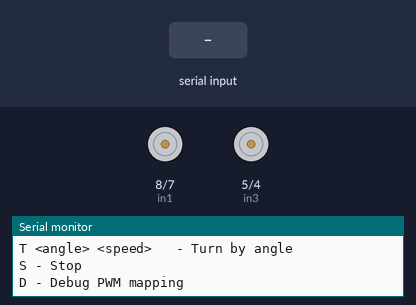
Simulated run of this sketch. Board: Arduino Uno, built with avr-gcc and run on an emulated ATmega328P. Shown: motor-driver pin pairs drawn as motors (green arrow = first pin HIGH = forward, orange = second pin HIGH = backward, longer = more drive, scaled by the enable pin), the last lines printed to the serial monitor. The inputs (shaded band) are chosen by the test bench.

Above: at 1.4 s.
1.5 s: "L 30 10\n" received over Serial
At 2.9 s:
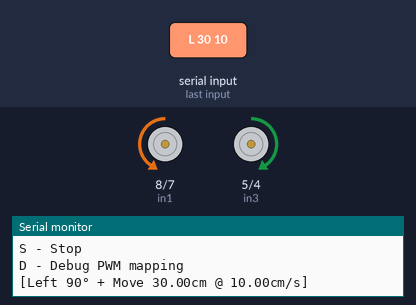
At 4.2 s:
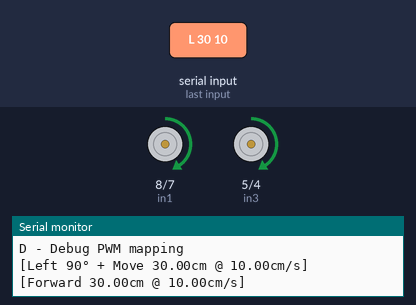
4.5 s: "R\n" received over Serial
7.5 s: "L90\n" received over Serial
10.5 s: "L,45\n" received over Serial
13.5 s: "R90\n" received over Serial
Timing chart, 0 to 16.5 s (numbered marks = the images above; inputs shaded):
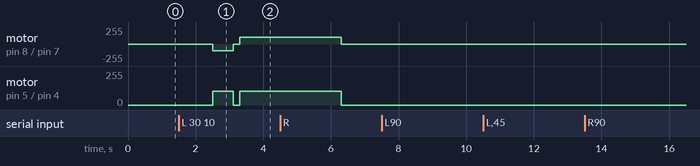

Measured:
- after the input at 1.5 s, motor on pin 8 (in1) / pin 7 (in2): stopped → backward 103/255 after 1.0 s, → stopped 0.60 s later, → forward 103/255 0.20 s later; motor on pin 5 (in3) / pin 4 (in4): stopped → forward 103/255 after 1.0 s, → stopped 0.60 s later, → forward 103/255 0.20 s later

The sketch:

tt-serial.ino
```cpp
// Motor A connections
int enA = 9;
int in1 = 8;
int in2 = 7;

// Motor B connections
int enB = 3;
int in3 = 5;
int in4 = 4;

// 电机参数（根据实测校准）
const float WHEEL_CIRCUMFERENCE = 23.2;    // 车轮周长=2πr=23.2cm
const int MAX_RPM = 110;                   // 标称转速
const float MAX_SPEED_CM_PER_SEC = 42.5;   // 理论最大速度=(110×23.2)/60≈42.5cm/s
const int MAX_PWM = 255;                   // PWM最大值

// 转向校准参数（需实测调整）
const float MS_PER_90_DEGREE = 600;        // 90°转向耗时(ms)

// 电机死区补偿参数（需实测调整）
const int MIN_START_PWM = 80;              // 实测能启动电机的最小PWM值

void setup() {
  // 设置所有电机控制引脚为输出
  pinMode(enA, OUTPUT);
  pinMode(enB, OUTPUT);
  pinMode(in1, OUTPUT);
  pinMode(in2, OUTPUT);
  pinMode(in3, OUTPUT);
  pinMode(in4, OUTPUT);

  // 初始化串口通信
  Serial.begin(9600);
  Serial.println("Robot Motor Controller Ready!");
  Serial.println("Available Commands:");
  Serial.println("F <distance> <speed> - Forward");
  Serial.println("B <distance> <speed> - Backward");
  Serial.println("L <distance> <speed> - Turn Left 90° then move");
  Serial.println("R <distance> <speed> - Turn Right 90° then move");
  Serial.println("T <angle> <speed>   - Turn by angle");
  Serial.println("S - Stop");
  Serial.println("D - Debug PWM mapping");
}

void loop() {
  if (Serial.available() > 0) {
    char command = Serial.read();
    float distance = 0;
    float speed = 0;
    int angle = 0;

    // 解析参数（如 "L 30 10" → 左转90°后前进30cm，速度10cm/s）
    if (Serial.peek() != '\n') {
      distance = Serial.parseFloat();
      speed = Serial.parseFloat();
      angle = Serial.parseInt();
    }
    Serial.read(); // 清除换行符

    // 执行命令
    switch (command) {
      case 'F': move(distance, speed, true); break;    // 前进
      case 'B': move(distance, speed, false); break;   // 后退
      case 'L': turnAndMove(false, distance, speed); break; // 左转90°后直行
      case 'R': turnAndMove(true, distance, speed); break;  // 右转90°后直行
      case 'T': turnByAngle(angle, speed); break;      // 角度转向
      case 'S': stop(); break;
      case 'D': debugPWMmap(); break;                 // PWM映射调试
      default: Serial.println("Invalid command!");
    }
  }
}

// ========== 核心运动函数 ==========

// 转向90°后直行的复合动作
void turnAndMove(bool isRight, float distance_cm, float speed_cm_per_sec) {
  Serial.print(isRight ? "[Right 90° + Move " : "[Left 90° + Move ");
  Serial.print(distance_cm);
  Serial.print("cm @ ");
  Serial.print(speed_cm_per_sec);
  Serial.println("cm/s]");

  pivotTurn90(isRight, speed_cm_per_sec);
  delay(200); // 转向后短暂停顿
  move(distance_cm, speed_cm_per_sec, true);
}

// 精确90°转向（原地旋转）
void pivotTurn90(bool isRight, float speed_cm_per_sec) {
  // 设置差速方向（两轮反向转动）
  digitalWrite(in1, isRight ? HIGH : LOW);
  digitalWrite(in2, isRight ? LOW : HIGH);
  digitalWrite(in3, isRight ? LOW : HIGH);
  digitalWrite(in4, isRight ? HIGH : LOW);

  // 设置速度（使用相同PWM值保证对称转向）
  int pwm = speedToPWM(speed_cm_per_sec);
  analogWrite(enA, pwm);
  analogWrite(enB, pwm);

  delay(MS_PER_90_DEGREE);
  stop();
}

// 通用移动函数（前进/后退）
void move(float distance_cm, float speed_cm_per_sec, bool isForward) {
  Serial.print(isForward ? "[Forward " : "[Backward ");
  Serial.print(distance_cm);
  Serial.print("cm @ ");
  Serial.print(speed_cm_per_sec);
  Serial.println("cm/s]");

  // 设置方向
  digitalWrite(in1, isForward ? HIGH : LOW);
  digitalWrite(in2, isForward ? LOW : HIGH);
  digitalWrite(in3, isForward ? HIGH : LOW);
  digitalWrite(in4, isForward ? LOW : HIGH);

  // 设置速度
  int pwm = speedToPWM(speed_cm_per_sec);
  analogWrite(enA, pwm);
  analogWrite(enB, pwm);

  // 计算运行时间（ms）
  unsigned long duration = distanceToTime(distance_cm, speed_cm_per_sec);
  delay(duration);
  stop();
}

// 角度转向（+angle顺时针，-angle逆时针）
void turnByAngle(int angle_deg, float speed_cm_per_sec) {
  Serial.print("[Turn ");
  Serial.print(angle_deg);
  Serial.print("° @ ");
  Serial.print(speed_cm_per_sec);
  Serial.println("cm/s]");

  // 计算转向时间（基于90°转向时间线性缩放）
  unsigned long duration = (abs(angle_deg) / 90.0) * MS_PER_90_DEGREE;

  // 设置差速方向
  bool isClockwise = (angle_deg > 0);
  digitalWrite(in1, isClockwise ? HIGH : LOW);
  digitalWrite(in2, isClockwise ? LOW : HIGH);
  digitalWrite(in3, isClockwise ? LOW : HIGH);
  digitalWrite(in4, isClockwise ? HIGH : LOW);

  // 设置速度
  int pwm = speedToPWM(speed_cm_per_sec);
  analogWrite(enA, pwm);
  analogWrite(enB, pwm);

  delay(duration);
  stop();
}

// ========== 工具函数 ==========

// 速度→PWM映射（优化死区处理）
int speedToPWM(float speed_cm_per_sec) {
  speed_cm_per_sec = constrain(speed_cm_per_sec, 0, MAX_SPEED_CM_PER_SEC);

  if (speed_cm_per_sec <= 0) return 0;

  // 新增低速特殊处理（如<5cm/s时固定输出最小有效PWM）
  const float VERY_LOW_SPEED = 5.0;
  if (speed_cm_per_sec < VERY_LOW_SPEED) {
    return MIN_START_PWM;
  }

  return map(speed_cm_per_sec, VERY_LOW_SPEED, MAX_SPEED_CM_PER_SEC,
             MIN_START_PWM, MAX_PWM);
}

// 距离→时间转换（cm→ms）
unsigned long distanceToTime(float distance_cm, float speed_cm_per_sec) {
  if (speed_cm_per_sec <= 0) return 0;
  return (unsigned long)((distance_cm / speed_cm_per_sec) * 1000);
}

// 紧急停止
void stop() {
  digitalWrite(in1, LOW);
  digitalWrite(in2, LOW);
  digitalWrite(in3, LOW);
  digitalWrite(in4, LOW);
  analogWrite(enA, 0);
  analogWrite(enB, 0);
}

// ========== 调试函数 ==========
// PWM映射调试
void debugPWMmap() {
  Serial.println("Speed(cm/s)\tPWM");
  Serial.println("-------------------");
  for (float s = 0; s <= MAX_SPEED_CM_PER_SEC + 5; s += 2.5) {
    Serial.print(s);
    Serial.print("\t\t");
    Serial.println(speedToPWM(s));
  }
}
```
